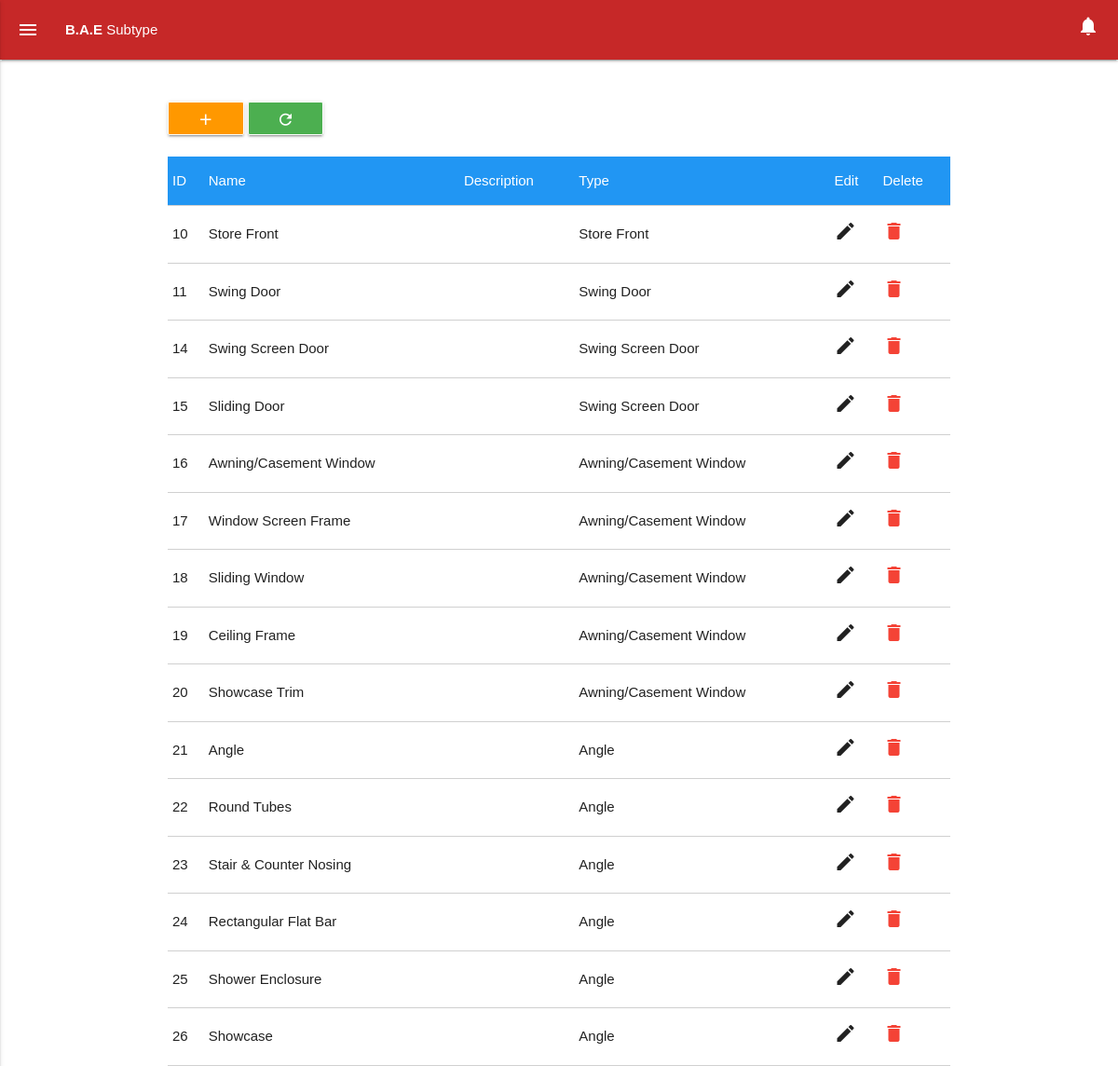
Page /subtype.php (signed in) on the committed database.
### tables this page shows
CREATE TABLE IF NOT EXISTS `product_subtype` (
  `product_subtype_id` int(100) NOT NULL AUTO_INCREMENT,
  `name` varchar(100) NOT NULL,
  `description` varchar(100) NOT NULL,
  `product_type_id` varchar(100) NOT NULL,
  PRIMARY KEY (`product_subtype_id`)
);

### src/_system/config.php (called while the page is built)
<?php
$site_name = "B.A.E";
$site_color = "red darken-3";
?>

### src/_prepare/subtypes.php (called while the page is built, shortened)
<?php
$subtypes_resulting_table = $mysqli->query("SELECT * FROM product_subtype");
$subtypes_array = array();
?>

### src/subtype.php (the view, shortened to what this page needs)
<?php
include("_system/config.php");
$activity_title = "Subtype";
include("_prepare/types.php");
include("_prepare/subtypes.php");
?>
<!Doctype html>
<html lang="en">
	<head>
		<?php include("_system/styles.php"); ?>
	</head>
	<body>
		<?php include("_contents/navbar.php"); ?>
		<div class="container">
			<br><br>
				<a class="btn-medium orange waves-effect waves-light hoverable   w3-border w3-border-white  btn modal-trigger" href="#addSubtype"><i class='material-icons'>add</i></a>
				<a class="btn-medium green waves-effect waves-light hoverable   w3-border w3-border-white  btn modal-trigger" href="subtype.php"><i class='material-icons'>refresh</i></a>
			<br><br>
			<table border = 1 class=" responsive-table highlight striped bordered">
				<tr class="w3-blue">
					<td>ID</td>
					<td>Name</td>
					<td>Description</td>
					<td>Type</td>
					<td>Edit</td>
					<td>Delete</td>
				</tr>
				<?php
				foreach($subtypes_array as $subtype){ ?>
				<tr>
					<td>
						<?php echo $subtype['product_subtype_id']; ?>
					</td>
					<td>
						<?php echo $subtype['name']; ?>
					</td>
					<td>
					</td>
					<td>
						<?php echo $subtype['product_type_name']; ?>
					</td>
					<td>
						<a class="modal-trigger" href="#editSubtypeModal<?php echo $subtype['product_subtype_id']; ?>"><i class="material-icons">edit</i></a>
					</td>
					<td>
						<a class="red-text" href="process/delete_subtype.php?id=<?php echo $subtype['product_subtype_id']; ?>"><i class="material-icons">delete</i></a>
					</td>
				</tr>
				<?php } ?>
			</table>
		</div>
	</body>
</html>

### src/_system/styles.php (shortened to what this page needs)
<link type="text/css" rel="stylesheet" href="/styles/css/materialize.min.css"  media="screen,projection"/>
<link rel="stylesheet" href="/styles/css/w3schools.css">

### src/_contents/navbar.php (shortened to what this page needs)
<nav class="<?php echo $site_color; ?>">
	<div class="left">
		<a href="#" data-activates="slide-out" class="button-collapse show-on-large">
			<i class="material-icons">menu</i>
		</a>
		<a href="index.php" class="title">
			<b><?php echo $site_name;?></b> <?php echo $activity_title; ?>
		</a>
	</div>
	<div class="right">
		<?php
		if(@$_SESSION['signed_in']){
			echo '
				<a href="#notification" class="modal-trigger" onclick="notification();">
					<i class="material-icons">notifications</i>
				</a>
			';
		}
		?>
	</div>
</nav>

### src/styles/css/w3schools.css (style rules this page uses)
html { box-sizing:border-box }
*,*:before,*:after { box-sizing:inherit }
html { -ms-text-size-adjust:100%;-webkit-text-size-adjust:100% }
body { margin:0 }
article,aside,details,figcaption,figure,footer,header,main,menu,nav,section,summary { display:block }
a { background-color:transparent;-webkit-text-decoration-skip:objects }
html,body { font-family:Verdana,sans-serif;font-size:15px;line-height:1.5 }
html { overflow-x:hidden }
a { color:inherit }
.w3-border { border:1px solid #ccc!important }
.w3-blue,.w3-hover-blue:hover { color:#fff!important;background-color:#2196F3!important }
.w3-border-white,.w3-hover-border-white:hover { border-color:#fff!important }

### src/_system/styles.php (style rules this page uses)
.title { padding-left : 10px; }
.right { padding-right: 20px; }

### rows in the picture
product_subtype: product_subtype_id "14", name "Swing Screen Door"
product_subtype: product_subtype_id "15", name "Sliding Door", product_type_name "Swing Screen Door"
product_subtype: product_subtype_id "16", name "Awning/Casement Window"
product_subtype: product_subtype_id "17", name "Window Screen Frame", product_type_name "Awning/Casement Window"
product_subtype: product_subtype_id "18", name "Sliding Window", product_type_name "Awning/Casement Window"
product_subtype: product_subtype_id "19", name "Ceiling Frame", product_type_name "Awning/Casement Window"
product_subtype: product_subtype_id "20", name "Showcase Trim", product_type_name "Awning/Casement Window"
product_subtype: product_subtype_id "21", name "Angle"
product_subtype: product_subtype_id "22", name "Round Tubes", product_type_name "Angle"
product_subtype: product_subtype_id "23", name "Stair & Counter Nosing", product_type_name "Angle"
product_subtype: product_subtype_id "24", name "Rectangular Flat Bar", product_type_name "Angle"
product_subtype: product_subtype_id "25", name "Shower Enclosure", product_type_name "Angle"
product_subtype: product_subtype_id "26", name "Showcase", product_type_name "Angle"

### other values in the picture
$site_name "B.A.E"
$activity_title "Subtype"
$subtype['product_subtype_id'] "10"
$subtype['name'] "Store Front"
$subtype['product_type_name'] "Store Front"
$subtype['product_subtype_id'] "11"
$subtype['name'] "Swing Door"
$subtype['product_type_name'] "Swing Door"
